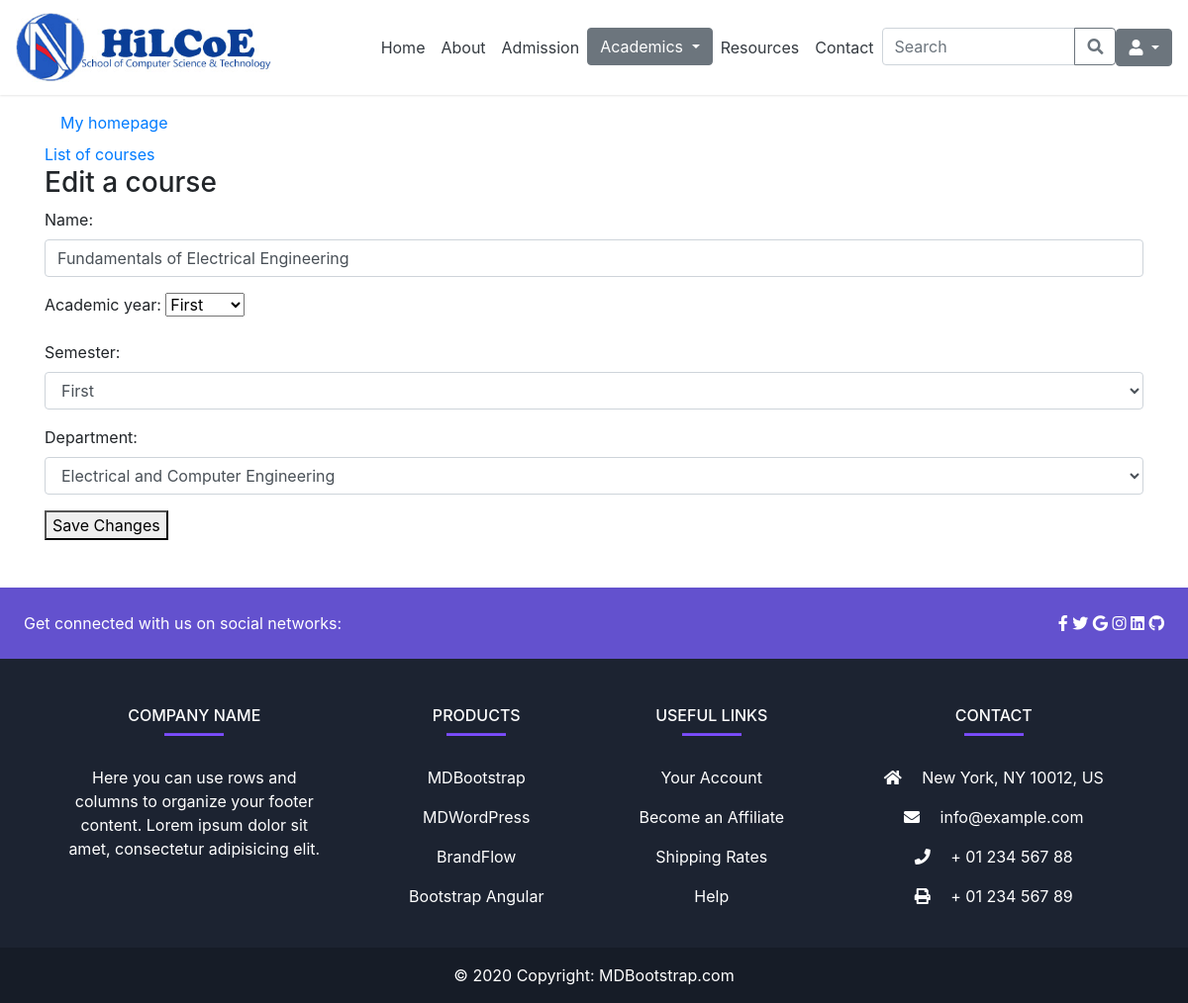
Page /admin_app/course/1/edit/ on the committed database.
### admin_app/models.py (models this page shows, shortened)
class Course(models.Model):
    name = models.CharField(max_length=100)
    teachers = models.ManyToManyField(UserProfile, related_name="courses_taught", null=True, blank=True)
    students = models.ManyToManyField(UserProfile, related_name="courses_registered", null=True, blank=True)
    department = models.ForeignKey(Department, on_delete=models.CASCADE)
    stream = models.ForeignKey(Stream, on_delete=models.CASCADE, null=True, blank=True)
    program = models.ForeignKey(Program, on_delete=models.CASCADE, null=True, blank=True)
    academic_year = models.CharField(max_length=20, choices=year, default='first')
    semester = models.CharField(max_length=20, choices=semester, default='first')

class Department(models.Model):
  name = models.CharField(max_length=50, null=True, blank=True)
  department_head = models.CharField(max_length=50, null=True, blank=True)
  def __str__(self):
        return self.name if self.name else "Unnamed Stream"

### admin_app/views.py (the view)
# urls.py: path('course/<int:course_id>/edit/', views.course_edit, name='course-edit'),
def course_edit(request, course_id):
       course = get_object_or_404(Course, pk=course_id)
       if request.method == 'POST':
           form_course = AddCourseForm(request.POST, instance=course)
           if form_course.is_valid():
               form_course.save()
               return redirect('course-detail', course_id=course_id)
       else:
           form_course = AddCourseForm(instance=course)
       return render(request, 'admin_app/course/course_edit.html', {'form_course': form_course })

### admin_app/forms.py
class AddCourseForm(forms.ModelForm):
    class Meta:
        model = Course
        fields = ['name', 'academic_year', 'semester','department']
        widgets = {
            'name': forms.TextInput(attrs={'class': 'form-control'}),
            'academic-year': forms.Select(attrs={'class': 'form-control'}),
            'semester': forms.Select(attrs={'class': 'form-control'}),
            'department': forms.Select(attrs={'class': 'form-control'}),
        }

### templates/admin_app/course/course_edit.html (shortened to what this page needs)
{% extends 'base.html' %}
{% block content%}
<div class="container my-5">
  <a class="nav-link text-black" href="{% if user.is_superuser or user.is_staff %}
            {% url 'admin-dashboard' %}
            {% else %}
                {% url 'cs-bsc' %}
            {% endif %}">My homepage
    </a>
    <a href="{% url 'course-list' %}">List of courses</a>
  <h3> Edit a course</h3>
  <form method="post">
    {{ form_course.as_p }}
    <button type="submit">Save Changes</button>
</form>
</div>
{% endblock %}

### rows in the picture
Course: name "Fundamentals of Electrical Engineering", academic_year "First", semester "First", department "Electrical and Computer Engineering"
